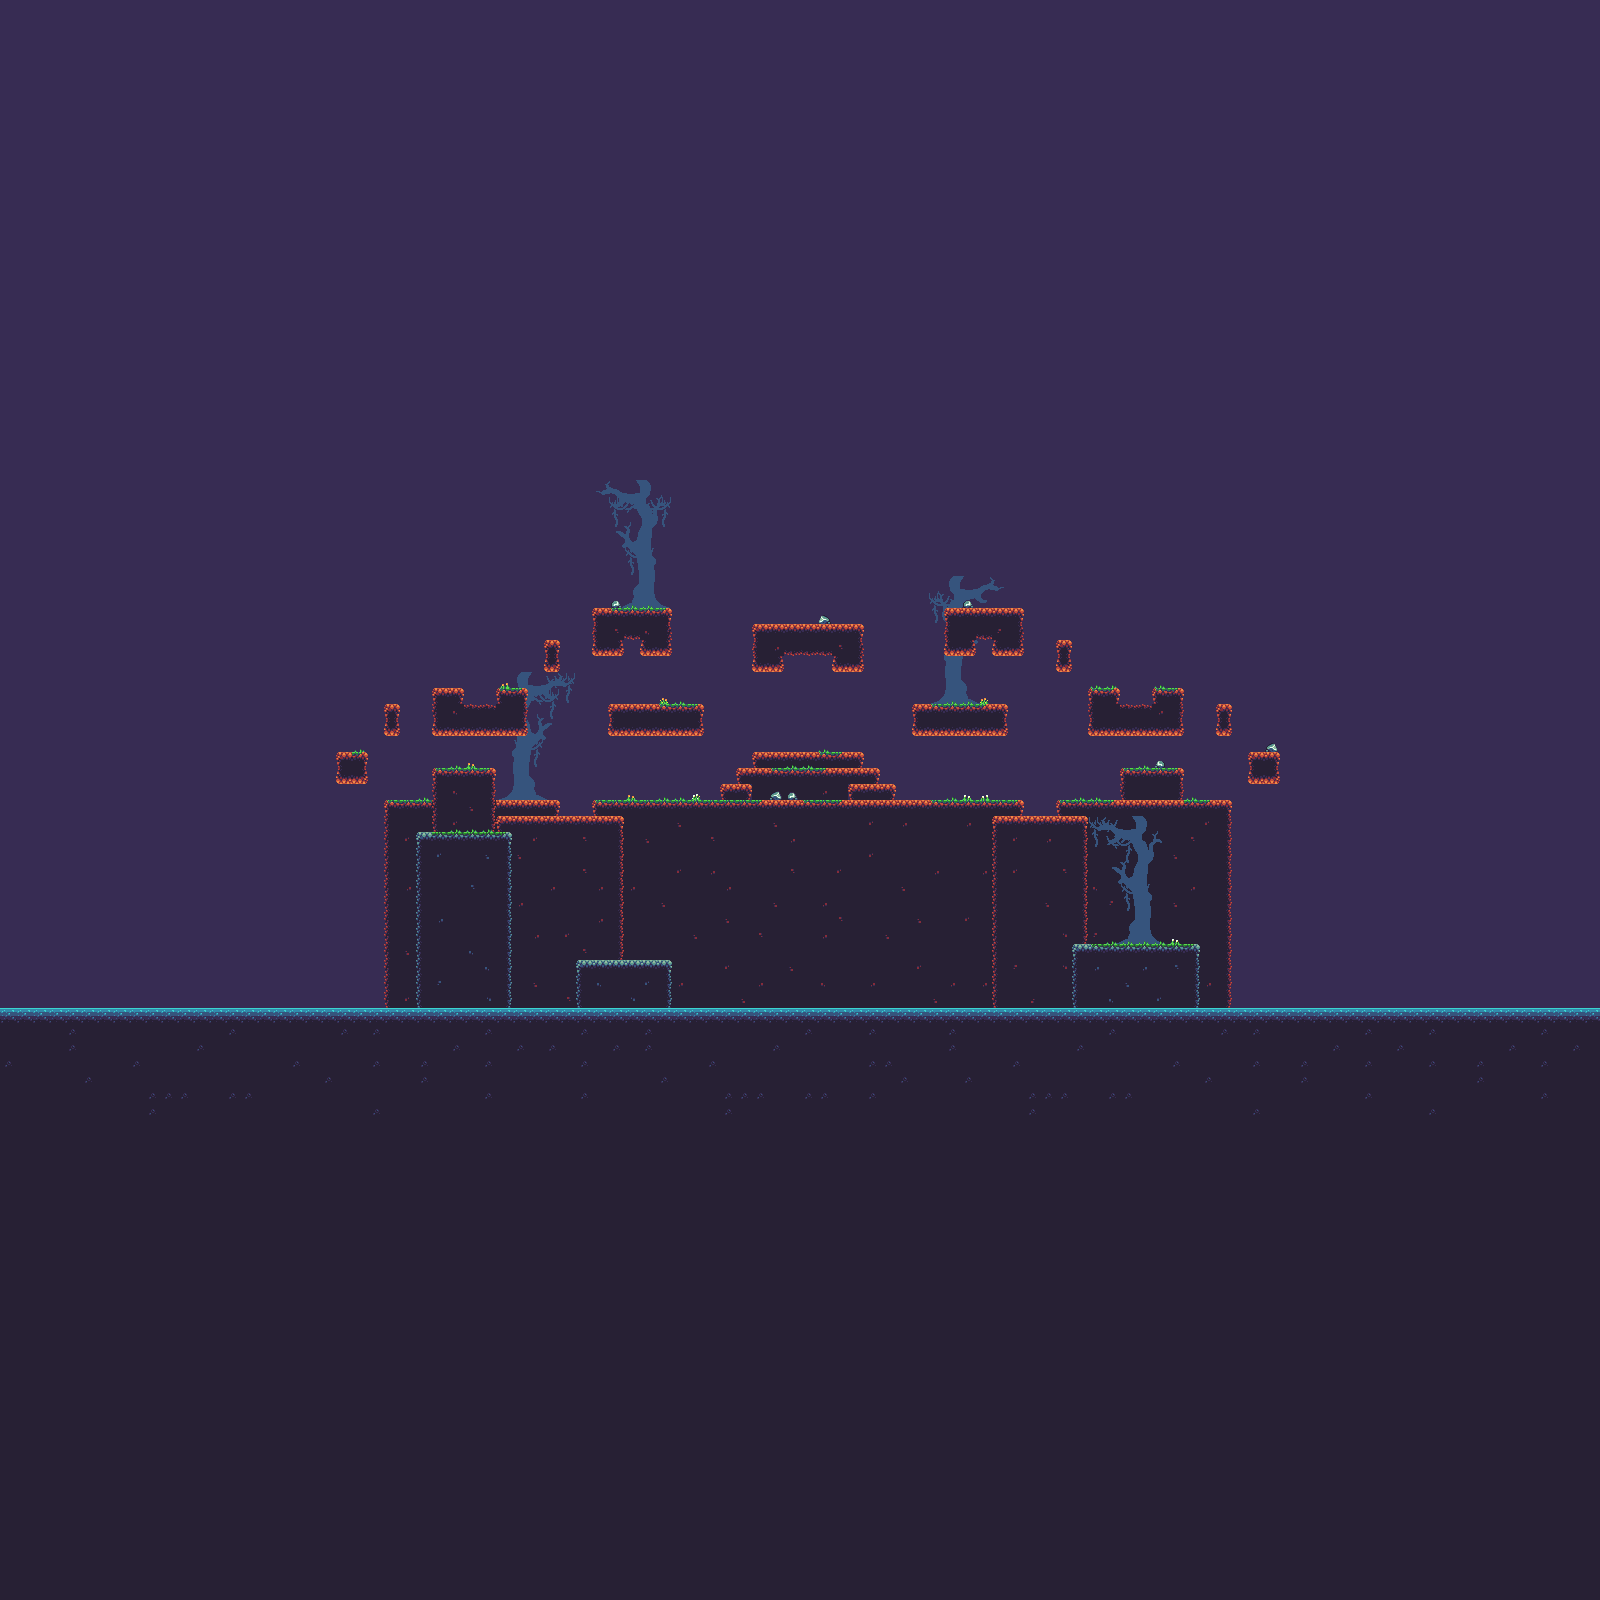

Tiled map render using the project's own tile images. Description and the map definition, with tile-layer contents summarised, below:
An orthogonal 100x100 tile map with 16x16 px tiles, 3 tile layers (Background Layer, Main Layer, Foreground Layer).

<map version="1.0" tiledversion="1.1.5" orientation="orthogonal" renderorder="right-down" width="100" height="100" tilewidth="16" tileheight="16" infinite="0" nextobjectid="1">
 <tileset firstgid="1" source="Of The Night Fighter Tileset.tsx" />
 <layer name="Background Layer" width="100" height="100" locked="1">
  <data>[10000 cells, 10000 non-empty, 3 distinct tile ids]</data>
 </layer>
 <layer name="Main Layer" width="100" height="100" locked="1">
  <data>[10000 cells, 923 non-empty, 67 distinct tile ids]</data>
 </layer>
 <layer name="Foreground Layer" width="100" height="100" locked="1">
  <data>[10000 cells, 796 non-empty, 22 distinct tile ids]</data>
 </layer>
</map>
